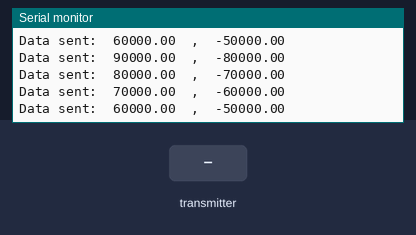
The sketch below on a simulated Arduino Uno, built with avr-gcc and run on an emulated ATmega328P. Shown: the last lines printed to the serial monitor. The inputs (shaded band) are chosen by the test bench. No radio packets arrive unless stated.

Above: at 1.2 s.
1.3 s: the transmitter starts sending dataReceived.0 = 0
At 1.9 s:
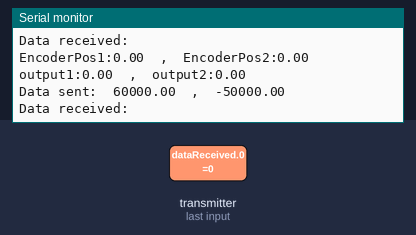
2.8 s: the transmitter starts sending dataReceived.1 = 100
At 3.9 s:
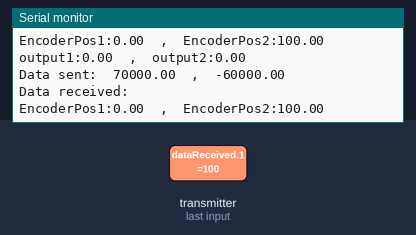
5.8 s: the transmitter starts sending dataReceived.3 = 25
8.8 s: the transmitter starts sending dataReceived.0 = 25
11.8 s: the transmitter starts sending dataReceived.1 = 0
At 12.9 s:
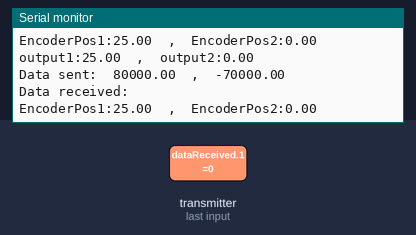
14.8 s: the transmitter starts sending dataReceived.3 = 0
Timing chart, 0 to 17.8 s (numbered marks = the images above; inputs shaded):
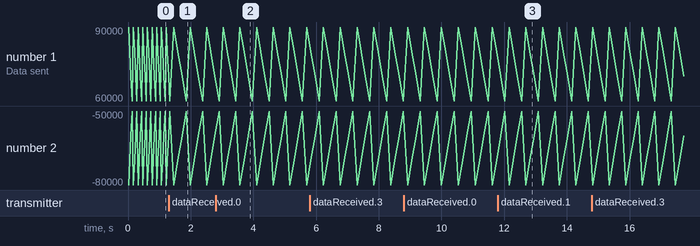

Measured:
- after the input at 1.3 s, the serial monitor: prints a new line after 0.07 s (image 1)
- after the input at 2.8 s, the serial monitor: prints a new line after 0.16 s (image 2)
- after the input at 11.8 s, the serial monitor: prints a new line after 0.15 s (image 3)

The sketch:

Trans_4Address_with_FB.ino.ino
```cpp
/*
* Arduino Wireless Communication
* Transmitter Code 1 to 4 receivers
*
* by Miaoshun Wu, www.HowToMechatronics.com
* 08.10.2019
* Library: TMRh20/RF24, https://github.com/tmrh20/RF24/
*/
#include <SPI.h>
#include <nRF24L01.h>
#include <RF24.h>
#define CE_PIN   9
#define CSN_PIN 10
const byte slaveAddress[][4] = {"00011","00022","00033","00044"};     //Receiver address is used to send data by Master
const byte masterAddress[5] = {'T','X','a','a','a'};                  //Master address is used to receive data by Master
RF24 radio(CE_PIN, CSN_PIN);                                          // Create a Radio
int txNum=0;
boolean stringComplete = false;
double dataSend_A[2]={90000,-80000};                                  //Data send to Slave A
double dataSend_B[2]={80000,-70000};                                  //Data send to Slave B
double dataSend_C[2]={70000,-60000};                                  //Data send to Slave C
double dataSend_D[2]={60000,-50000};                                  //Data send to Slave D
double dataReceived[4];
unsigned long currentMillis;
unsigned long prevMillis;
unsigned long txIntervalMillis =10 ;                                   // send once per second  delay time
bool newData = false;

void setup() {

    Serial.begin(9600);
    Serial.println("SimpleTx Starting");
    radio.begin();                                                    //set radio
    radio.setDataRate( RF24_250KBPS );
    send();
    radio.openReadingPipe(1,masterAddress);                           // open master address to receive data from SlaveA,B,C,D
    radio.setRetries(3, 5);                                           // delay, count
    prevMillis = millis();
}

//=====================================Main LOOP============================================================

void loop()
{
    currentMillis = millis();
    if (currentMillis - prevMillis >= txIntervalMillis) {    //send data in every txIntervalMillis time
    send();
    prevMillis = millis();
    }
    getData();
}

//====================================Tranmitter module=====================================================
void send()
{
   radio.stopListening();                            // close receive pipe
   bool rlst;
   if (txNum>3)                                       //make a loop to send data one by one
       txNum=0;
     if (txNum==0)
     {
       //set the address
       radio.openWritingPipe(slaveAddress[0]);       /// SlaveAddress A
       rlst=radio.write(&dataSend_A, sizeof(dataSend_A)); // send the dataA  to Slave A
       radio.startListening();                       // open receive pipe start to receive data from slave
       if (rlst==1)                                  // if data is sent so print
         {
           Serial.print("Data sent:  ");
           Serial.print(dataSend_A[0]);
           Serial.print("  ,  ");
           Serial.println(dataSend_A[1]);
          }
     }
     else if (txNum==1)
     {
     radio.openWritingPipe(slaveAddress[1]);         /// SlaveAddress B
     rlst=radio.write(&dataSend_B, sizeof(dataSend_B));
     radio.startListening();
       if (rlst==1)
         {
          Serial.print("Data sent:  ");
          Serial.print(dataSend_B[0]);
          Serial.print("  ,  ");
          Serial.println(dataSend_B[1]);
         }
     }
   else if (txNum==2)
       {
        radio.openWritingPipe(slaveAddress[2]);       /// SlaveAddress C
        rlst=radio.write(&dataSend_C, sizeof(dataSend_C));
        radio.startListening();
        if (rlst==1)
          {
           Serial.print("Data sent:  ");
           Serial.print(dataSend_C[0]);
           Serial.print("  ,  ");
           Serial.println(dataSend_C[1]);
          }
       }
   else if (txNum==3)
      {
        radio.openWritingPipe(slaveAddress[3]);         /// SlaveAddress D
        rlst=radio.write(&dataSend_D, sizeof(dataSend_D));
        radio.startListening();
        if (rlst==1)
        {
        Serial.print("Data sent:  ");
        Serial.print(dataSend_D[0]);
        Serial.print("  ,  ");
        Serial.println(dataSend_D[1]);
        }
      }
   txNum=txNum+1;
  }

//====================================Receive module=====================================================
void getData()
{

    if ( radio.available() ) {                                // start to receive data from reading pipe
        radio.read( &dataReceived, sizeof(dataReceived) );    //  receive data
        newData = true;
       }
    if (newData == true)
    {
      Serial.println("Data received:  ");
        Serial.print("EncoderPos1:");
        Serial.print(dataReceived[0]);
        Serial.print("  ,  ");
        Serial.print("EncoderPos2:");
        Serial.println(dataReceived[1]);
        Serial.print("output1:");
        Serial.print(dataReceived[3]);
        Serial.print("  ,  ");
        Serial.print("output2:");
        Serial.println(dataReceived[4]);
        Serial.println();
        newData = false;
    }

}
```
